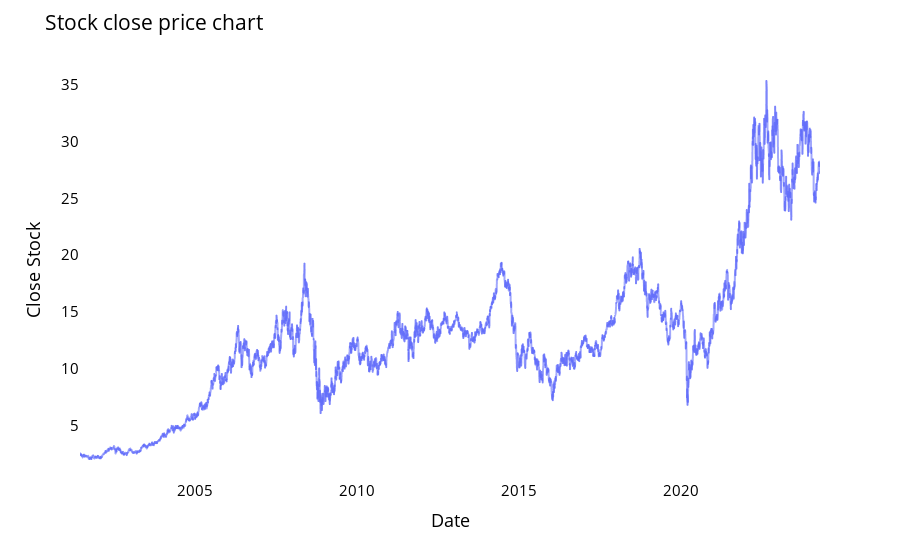

Write notebook code for a chart like this one.
### Code cell
fig = px.line(closed_df, x=closed_df["Date"], y=closed_df["Close"],labels={'Date':'Date','Close':'Close Stock'})
fig.update_traces(marker_line_width=2, opacity=0.6)
fig.update_layout(title_text='Stock close price chart', plot_bgcolor='white', font_size=15, font_color='black')
fig.update_xaxes(showgrid=False)
fig.update_yaxes(showgrid=False)
fig.show()

### Figure 1 — Plotly figure (JSON) as saved in the notebook; plotly's stock layout.template omitted (floating-point values rounded to 4 significant figures; data arrays with more than 128 entries replaced by an {"elided": "..."} marker saying what was removed)
{"data": [{"hovertemplate": "Date=%{x}<br>Close Stock=%{y}<extra></extra>", "legendgroup": "", "line": {"color": "#636efa", "dash": "solid"}, "marker": {"line": {"width": 2}, "symbol": "circle"}, "mode": "lines", "name": "", "opacity": 0.6, "showlegend": false, "type": "scattergl", "x": {"elided": "5746 str values"}, "xaxis": "x", "y": {"elided": "5746 float values"}, "yaxis": "y"}], "layout": {"font": {"color": "black", "size": 15}, "legend": {"tracegroupgap": 0}, "margin": {"t": 60}, "plot_bgcolor": "white", "title": {"text": "Stock close price chart"}, "xaxis": {"anchor": "y", "domain": [0, 1], "showgrid": false, "title": {"text": "Date"}}, "yaxis": {"anchor": "x", "domain": [0, 1], "showgrid": false, "title": {"text": "Close Stock"}}}}
